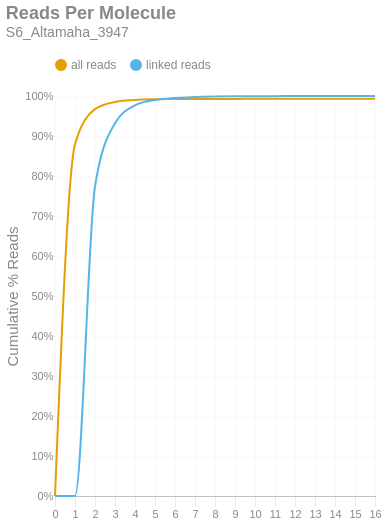

Notebook code for this chart:
### Markdown cell above
### Reads per Molecule
This chart shows the cumulative distribution of the number of reads per linked molecule. That is, how many alignments are associated with a unique molecule. This excludes the number of reads associated with invalid or absent linked-read barcodes. The `linked` histogram is the percentages recalculated when disregarding singletons.

### Code cell
if SKIPLR:
    print_html(f"Skipped")
else:
    counts = np.bincount(valids['reads'].cast(pl.Int64).to_numpy())
    weighted = counts * np.arange(len(counts))
    all_perc = weighted / n_reads
    linked_perc = weighted / n_linked_reads
    linked_perc[1] = 0
    binned_df = pl.DataFrame({
        'readsper': list(range(len(counts))),
        'all reads (cumsum)': np.cumsum(all_perc).tolist(),
        'linked reads (cumsum)': np.cumsum(linked_perc).tolist(),
    })

    with SafeRender(binned_df):
        (
            density_plot(binned_df, 'Reads Per Molecule', samplename, 'readspmol')
            .encode(
                x=alt.X('readsper:O', title=None).axis(labelAngle=0).scale(padding=0),
                y=alt.Y('value:Q', title='Cumulative % Reads').axis(format='%').stack(False),
                color=alt.Color("key:N").scale(domain=["all reads", "linked reads"]),
                tooltip=[
                    alt.Tooltip("key:N", title="Data Type"),
                    alt.Tooltip("readsper:O", title="Reads Per Molecule"),
                    alt.Tooltip("value:Q", format=".2%", title="% Reads (Cum.)")
                ]            
            )
        ).display()

### Figure 1 — Vega-Lite specification as saved in the notebook (floating-point values rounded to 4 significant figures)
{"width": "container", "height": 400, "config": {"title": {"anchor": "start", "dy": -15, "fontSize": 18, "color": "#888888", "subtitleColor": "#888888", "subtitleFontSize": 14}, "arc": {"fill": "#0072B2"}, "axis": {"domainColor": "#888888", "domainWidth": 0.5, "gridWidth": 0.2, "grid": false, "titleFontWeight": 400, "titleFontSize": 15, "labelFontSize": 11, "labelColor": "#888888", "tickColor": "#888888", "tickWidth": 0.2, "titleColor": "#888888"}, "axisBand": {"grid": false}, "axisX": {"grid": true, "tickSize": 10, "domainCap": "round"}, "axisY": {"domain": false, "grid": true, "tickSize": 0, "domainCap": "round"}, "background": "transparent", "header": {"labelFontSize": 15, "labelColor": "#888888", "titleFontSize": 15, "titleFontWeight": 600, "titleColor": "#888888"}, "legend": {"labelFont": "sans-serif", "labelFontSize": 12, "labelColor": "#888888", "symbolSize": 100, "symbolType": "circle", "titleFontSize": 12, "titlePadding": 10, "titleColor": "#888888", "title": null, "orient": "top"}, "range": {"category": ["#E69F00", "#56B4E9", "#009E73", "#F0E442", "#0072B2", "#D55E00", "#CC79A7", "#000000"], "diverging": ["#cfe8f3", "#a2d4ec", "#73bfe2", "#46abdb", "#1696d2", "#12719e"]}, "area": {"fill": "#0072B2", "fillOpacity": 0.7, "line": true, "strokeOpacity": 0.7}, "line": {"color": "#0072B2", "stroke": "#0072B2", "strokeWidth": 2}, "trail": {"color": "#0072B2", "stroke": "#0072B2", "strokeWidth": 0, "size": 1}, "point": {"filled": true, "fillOpacity": 1.0, "size": 95}, "text": {"color": "#888888", "fontSize": 11, "align": "right", "fontWeight": 400, "size": 11}, "bar": {"fill": "#0072B2", "stroke": null}, "view": {"stroke": null, "continuousWidth": 660, "continuousHeight": 400}}, "data": {"name": "data-2b431f356b9526282b871a5e91a03213"}, "mark": {"type": "line", "interpolate": "monotone", "point": {"opacity": 0, "size": 275}}, "encoding": {"color": {"field": "key", "scale": {"domain": ["all reads", "linked reads"]}, "type": "nominal"}, "tooltip": [{"field": "key", "title": "Data Type", "type": "nominal"}, {"field": "readsper", "title": "Reads Per Molecule", "type": "ordinal"}, {"field": "value", "format": ".2%", "title": "% Reads (Cum.)", "type": "quantitative"}], "x": {"axis": {"labelAngle": 0}, "field": "readsper", "scale": {"padding": 0}, "title": null, "type": "ordinal"}, "y": {"axis": {"format": "%"}, "field": "value", "stack": false, "title": "Cumulative % Reads", "type": "quantitative"}}, "params": [{"name": "param_c36ac31b6afebe62", "select": {"type": "point", "fields": ["key"]}, "bind": "legend"}], "title": {"text": "Reads Per Molecule", "subtitle": "S6_Altamaha_3947"}, "transform": [{"fold": ["all reads (cumsum)", "linked reads (cumsum)"]}, {"calculate": "replace(datum.key, ' (cumsum)', '')", "as": "key"}, {"filter": {"param": "param_c36ac31b6afebe62"}}], "usermeta": {"embedOptions": {"downloadFileName": "S6_Altamaha_3947.readspmol"}}, "$schema": "https://vega.github.io/schema/vega-lite/v6.1.0.json", "datasets": {"data-2b431f356b9526282b871a5e91a03213": [{"readsper": 0, "all reads (cumsum)": 0.0, "linked reads (cumsum)": 0.0}, {"readsper": 1, "all reads (cumsum)": 0.8793, "linked reads (cumsum)": 0.0}, {"readsper": 2, "all reads (cumsum)": 0.9672, "linked reads (cumsum)": 0.7738}, {"readsper": 3, "all reads (cumsum)": 0.9851, "linked reads (cumsum)": 0.9317}, {"readsper": 4, "all reads (cumsum)": 0.9902, "linked reads (cumsum)": 0.9765}, {"readsper": 5, "all reads (cumsum)": 0.9918, "linked reads (cumsum)": 0.9901}, {"readsper": 6, "all reads (cumsum)": 0.9923, "linked reads (cumsum)": 0.995}, {"readsper": 7, "all reads (cumsum)": 0.9926, "linked reads (cumsum)": 0.9973}, {"readsper": 8, "all reads (cumsum)": 0.9927, "linked reads (cumsum)": 0.9985}, {"readsper": 9, "all reads (cumsum)": 0.9928, "linked reads (cumsum)": 0.9991}, {"readsper": 10, "all reads (cumsum)": 0.9928, "linked reads (cumsum)": 0.9995}, {"readsper": 11, "all reads (cumsum)": 0.9929, "linked reads (cumsum)": 0.9996}, {"readsper": 12, "all reads (cumsum)": 0.9929, "linked reads (cumsum)": 0.9999}, {"readsper": 13, "all reads (cumsum)": 0.9929, "linked reads (cumsum)": 0.9999}, {"readsper": 14, "all reads (cumsum)": 0.9929, "linked reads (cumsum)": 0.9999}, {"readsper": 15, "all reads (cumsum)": 0.9929, "linked reads (cumsum)": 0.9999}, {"readsper": 16, "all reads (cumsum)": 0.9929, "linked reads (cumsum)": 1.0}]}}
